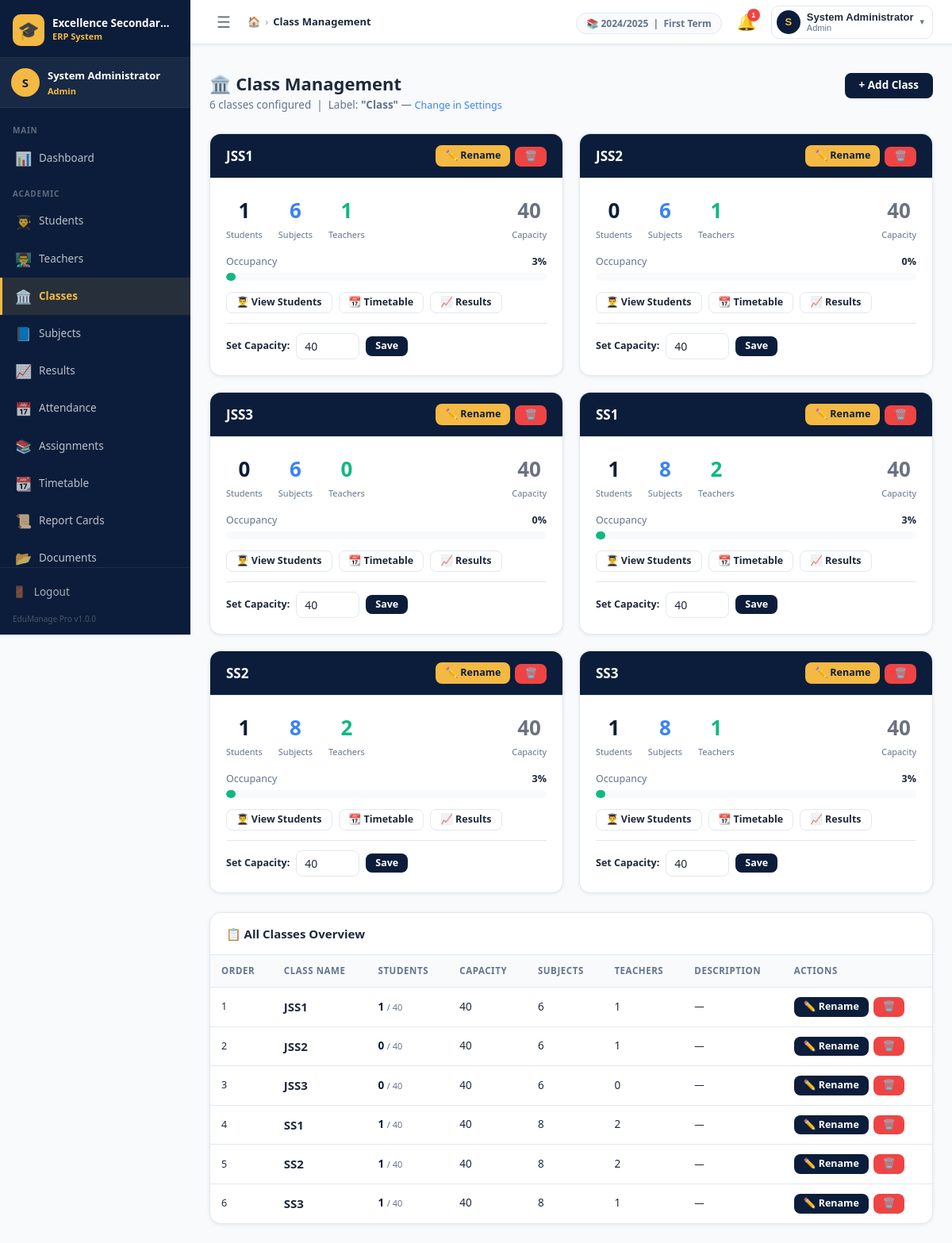
The page /admin/classes.php (signed in) on the database its author committed.
### tables this page shows
CREATE TABLE `settings` (
  `id`          INT UNSIGNED NOT NULL AUTO_INCREMENT,
  `setting_key` VARCHAR(100) NOT NULL UNIQUE,
  `setting_val` TEXT         DEFAULT NULL,
  `updated_at`  TIMESTAMP    NOT NULL DEFAULT CURRENT_TIMESTAMP ON UPDATE CURRENT_TIMESTAMP,
  PRIMARY KEY (`id`),
  KEY `idx_key` (`setting_key`)
);

CREATE TABLE `classes` (
  `id`          INT UNSIGNED NOT NULL AUTO_INCREMENT,
  `name`        VARCHAR(50)  NOT NULL UNIQUE,
  `description` VARCHAR(255) DEFAULT NULL,
  `capacity`    INT UNSIGNED DEFAULT 40,
  `sort_order`  INT UNSIGNED DEFAULT 0,
  `created_at`  TIMESTAMP    NOT NULL DEFAULT CURRENT_TIMESTAMP,
  PRIMARY KEY (`id`),
  KEY `idx_name` (`name`)
);

### includes/functions.php (called while the page is built, shortened)
<?php
function e(mixed $val): string {
    return htmlspecialchars((string)($val ?? ''), ENT_QUOTES | ENT_HTML5, 'UTF-8');
}
function get_setting(string $key, string $default = ''): string {
    static $cache = [];
    if (!isset($cache[$key])) {
        $row = Database::fetchOne(
            "SELECT setting_val FROM settings WHERE setting_key = ? LIMIT 1",
            [$key]
        );
        $cache[$key] = $row ? $row['setting_val'] : $default;
    }
    return $cache[$key] ?? $default;
}
function current_session(): ?array {
    return Database::fetchOne(
        "SELECT * FROM academic_sessions WHERE is_current = 1 LIMIT 1"
    );
}
function current_session_id(): int {
    $s = current_session();
    return $s ? (int)$s['id'] : 0;
}
function count_unread_notifications(int $userId): int {
    $row = Database::fetchOne(
        "SELECT COUNT(*) AS c FROM notifications WHERE user_id = ? AND is_read = 0",
        [$userId]
    );
    return (int)($row['c'] ?? 0);
}

### config/db.php (called while the page is built, shortened)
<?php
class Database {
    private static ?PDO $instance = null;
    public static function getInstance(): PDO {
        if (self::$instance === null) {
            $dsn = sprintf(
                'mysql:host=%s;dbname=%s;charset=%s',
                DB_HOST, DB_NAME, DB_CHARSET
            );
            $options = [
                PDO::ATTR_ERRMODE            => PDO::ERRMODE_EXCEPTION,
                PDO::ATTR_DEFAULT_FETCH_MODE => PDO::FETCH_ASSOC,
                PDO::ATTR_EMULATE_PREPARES   => false,
                PDO::MYSQL_ATTR_INIT_COMMAND => "SET NAMES utf8mb4 COLLATE utf8mb4_unicode_ci",
            ];
            try {
                self::$instance = new PDO($dsn, DB_USER, DB_PASS, $options);
            } catch (PDOException $e) {
                error_log('[EduManage DB Error] ' . $e->getMessage());
                http_response_code(500);
                die(json_encode([
                    'success' => false,
                    'message' => 'Database connection failed. Please contact the administrator.'
                ]));
            }
        }
        return self::$instance;
    }
    public static function query(string $sql, array $params = []): PDOStatement {
        $stmt = self::getInstance()->prepare($sql);
        $stmt->execute($params);
        return $stmt;
    }
    public static function fetchOne(string $sql, array $params = []): ?array {
        $row = self::query($sql, $params)->fetch();
        return $row ?: null;
    }
    public static function fetchAll(string $sql, array $params = []): array {
        return self::query($sql, $params)->fetchAll();
    }
}

### includes/auth.php (called while the page is built, shortened)
<?php
function is_logged_in(): bool {
    return isset($_SESSION['user_id'], $_SESSION['role_id']);
}
function current_user_id(): int       { return (int)($_SESSION['user_id']   ?? 0); }
function current_full_name(): string  { return $_SESSION['full_name'] ?? ''; }
function current_role_name(): string  { return $_SESSION['role_name'] ?? ''; }

### admin/classes.php (the view, shortened to what this page needs)
<?php
$pageTitle  = 'Class Management';
$sess_id = current_session_id();
$classes = Database::fetchAll(
    "SELECT c.*,
            COUNT(DISTINCT s.id) AS student_count,
            COUNT(DISTINCT cs.subject_id) AS subject_count,
            COUNT(DISTINCT ts.teacher_id) AS teacher_count
     FROM classes c
     LEFT JOIN students s  ON s.class_id = c.id AND s.session_id = ? AND s.status='active'
     LEFT JOIN class_subjects cs ON cs.class_id = c.id
     LEFT JOIN teacher_subjects ts ON ts.class_id = c.id
     GROUP BY c.id
     ORDER BY c.sort_order, c.name",
    [$sess_id]
);
include INCLUDES_PATH . '/header.php';
?>
<div class="page-header">
    <div class="page-header-left">
        <h1 class="page-title">🏛️ Class Management</h1>
        <p class="page-subtitle">
            <?= count($classes) ?> classes configured &nbsp;|&nbsp;
            Label: <strong>"<?= e(get_setting('class_label','Class')) ?>"</strong>
            — <a href="<?= BASE_URL ?>/admin/settings.php" class="text-sm">Change in Settings</a>
        </p>
    </div>
    <div class="page-header-actions">
        <button class="btn btn-primary" onclick="openModal('addClassModal')">+ Add Class</button>
    </div>
</div>
<div class="grid-2 mb-24">
<?php foreach ($classes as $cls):
    $fillPct = $cls['capacity'] > 0 ? min(100, round(($cls['student_count'] / $cls['capacity']) * 100)) : 0;
    $barColor = $fillPct >= 90 ? 'red' : ($fillPct >= 70 ? 'orange' : 'green');
?>
<div class="card">
    <div class="card-header" style="background:var(--navy);color:var(--white)">
        <span style="font-size:17px;font-weight:800"><?= e($cls['name']) ?></span>
        <div style="display:flex;gap:6px">
            <button class="btn btn-sm btn-accent"
                    onclick="openRenameModal(<?= $cls['id'] ?>, '<?= e(addslashes($cls['name'])) ?>')">
                ✏️ Rename
            </button>
            <form method="POST" style="display:inline">
                <button type="submit" class="btn btn-sm btn-danger"
                        data-confirm="Delete class <?= e($cls['name']) ?>? Students must be reassigned first.">
                    🗑️
                </button>
            </form>
        </div>
    </div>
    <div class="card-body">
        <div style="display:flex;gap:20px;margin-bottom:16px">
            <div style="text-align:center">
                <div style="font-size:26px;font-weight:800;color:var(--navy)"><?= $cls['student_count'] ?></div>
                <div class="text-xs text-muted">Students</div>
            </div>
            <div style="text-align:center">
                <div style="font-size:26px;font-weight:800;color:var(--blue)"><?= $cls['subject_count'] ?></div>
                <div class="text-xs text-muted">Subjects</div>
            </div>
            <div style="text-align:center">
                <div style="font-size:26px;font-weight:800;color:var(--emerald)"><?= $cls['teacher_count'] ?></div>
                <div class="text-xs text-muted">Teachers</div>
            </div>
            <div style="text-align:center;margin-left:auto">
                <div style="font-size:26px;font-weight:800;color:var(--gray)"><?= $cls['capacity'] ?></div>
                <div class="text-xs text-muted">Capacity</div>
            </div>
        </div>
        <div style="margin-bottom:8px">
            <div style="display:flex;justify-content:space-between;margin-bottom:4px">
                <span class="text-sm text-muted">Occupancy</span>
                <span class="text-sm fw-700"><?= $fillPct ?>%</span>
            </div>
            <div class="progress">
                <div class="progress-bar <?= $barColor ?>" style="width:<?= $fillPct ?>%"></div>
            </div>
        </div>
        <div style="display:flex;gap:8px;margin-top:14px;flex-wrap:wrap">
            <a href="<?= BASE_URL ?>/admin/students.php?class_id=<?= $cls['id'] ?>"
               class="btn btn-sm btn-outline">👨‍🎓 View Students</a>
            <a href="<?= BASE_URL ?>/admin/timetable.php?class_id=<?= $cls['id'] ?>"
               class="btn btn-sm btn-outline">📆 Timetable</a>
            <a href="<?= BASE_URL ?>/admin/results.php?class_id=<?= $cls['id'] ?>"
               class="btn btn-sm btn-outline">📈 Results</a>
        </div>
        <form method="POST" style="display:flex;gap:8px;align-items:center;margin-top:12px;
                                   padding-top:12px;border-top:1px solid var(--border)">
            <label class="text-sm fw-700" style="white-space:nowrap">Set Capacity:</label>
            <input type="number" name="capacity" value="<?= $cls['capacity'] ?>"
                   min="1" max="200"
                   class="form-control" style="width:80px;padding:6px 10px">
            <button type="submit" class="btn btn-sm btn-primary">Save</button>
        </form>
    </div>
</div>
<?php endforeach; ?>
</div>
<div class="card">
    <div class="card-header">📋 All Classes Overview</div>
    <div class="table-wrap">
        <table class="data-table">
            <thead><tr>
                <th>Order</th>
                <th data-sort>Class Name</th>
                <th>Students</th>
                <th>Capacity</th>
                <th>Subjects</th>
                <th>Teachers</th>
                <th>Description</th>
                <th>Actions</th>
            </tr></thead>
            <tbody>
            <?php foreach ($classes as $i => $cls): ?>
                <tr>
                    <td class="text-muted text-sm"><?= $cls['sort_order'] ?></td>
                    <td><span style="font-weight:800;font-size:15px"><?= e($cls['name']) ?></span></td>
                    <td>
                        <span style="font-weight:700;color:var(--navy)"><?= $cls['student_count'] ?></span>
                        <span class="text-muted text-xs">/ <?= $cls['capacity'] ?></span>
                    </td>
                    <td><?= $cls['capacity'] ?></td>
                    <td><?= $cls['subject_count'] ?></td>
                    <td><?= $cls['teacher_count'] ?></td>
                    <td class="text-sm text-muted"><?= e($cls['description'] ?: '—') ?></td>
                    <td>
                        <div class="td-actions">
                            <button class="btn btn-sm btn-primary"
                                    onclick="openRenameModal(<?= $cls['id'] ?>, '<?= e(addslashes($cls['name'])) ?>')">
                                ✏️ Rename
                            </button>
                            <form method="POST" style="display:inline">
                                <button type="submit" class="btn btn-sm btn-danger"
                                        data-confirm="Delete class <?= e($cls['name']) ?>?">🗑️</button>
                            </form>
                        </div>
                    </td>
                </tr>
            <?php endforeach; ?>
            </tbody>
        </table>
    </div>
</div>
<?php include INCLUDES_PATH . '/footer.php'; ?>

### includes/header.php (shortened to what this page needs)
<?php
$pageTitle   = $pageTitle   ?? 'Dashboard';
$schoolName  = get_setting('school_name', APP_NAME);
$unreadCount = is_logged_in() ? count_unread_notifications(current_user_id()) : 0;
?>
<!DOCTYPE html>
<html lang="en">
<head>
    <link rel="stylesheet" href="<?= BASE_URL ?>/assets/css/style.css">
</head>
<body>
<div class="app-wrapper">
    <?php include INCLUDES_PATH . '/sidebar.php'; ?>
    <div class="main-area">
        <header class="topnav">
            <div class="topnav-left">
                <button class="sidebar-toggle" id="sidebarToggle" title="Toggle Sidebar">
                    ☰
                </button>
                <nav class="breadcrumb-nav">
                    <span class="bc-home">
                        <a href="<?= BASE_URL ?>/admin/dashboard.php">🏠</a>
                    </span>
                    <span class="bc-sep">›</span>
                    <span class="bc-current"><?= e($pageTitle) ?></span>
                </nav>
            </div>
            <div class="topnav-right">
                <div class="topnav-meta hidden-sm">
                    <span class="meta-pill">
                        📚 <?= e(get_setting('current_session', '—')) ?>
                        &nbsp;|&nbsp;
                        <?= e(get_setting('current_term', '—')) ?> Term
                    </span>
                </div>
                <div class="notif-wrap" id="notifWrap">
                    <button class="notif-btn" id="notifBtn" title="Notifications">
                        🔔
                        <?php if ($unreadCount > 0): ?>
                            <span class="notif-badge"><?= $unreadCount ?></span>
                        <?php endif; ?>
                    </button>
                </div>
                <div class="user-wrap" id="userWrap">
                    <button class="user-btn" id="userBtn">
                        <div class="user-avatar">
                            <?= strtoupper(substr(current_full_name(), 0, 1)) ?>
                        </div>
                        <div class="user-info hidden-sm">
                            <span class="user-name"><?= e(current_full_name()) ?></span>
                            <span class="user-role"><?= e(ucfirst(current_role_name())) ?></span>
                        </div>
                        <span class="user-caret">▾</span>
                    </button>
                </div>
            </div>
        </header>
        <div class="flash-container">
        </div>
        <main class="main-content">

### rows shown on the page
settings: setting_val "2024/2025"
settings: setting_val "First"
settings: setting_val "Class"
classes: name "JSS1", student_count "1", subject_count "6", teacher_count "1", capacity "40", fillPct "3", sort_order "1", description "—"
classes: name "JSS2", student_count "0", subject_count "6", teacher_count "1", capacity "40", fillPct "0", sort_order "2", description "—"
classes: name "JSS3", student_count "0", subject_count "6", teacher_count "0", capacity "40", fillPct "0", sort_order "3", description "—"
classes: name "SS1", student_count "1", subject_count "8", teacher_count "2", capacity "40", fillPct "3", sort_order "4", description "—"
classes: name "SS2", student_count "1", subject_count "8", teacher_count "2", capacity "40", fillPct "3", sort_order "5", description "—"
classes: name "SS3", student_count "1", subject_count "8", teacher_count "1", capacity "40", fillPct "3", sort_order "6", description "—"

### other values the page prints
get_setting('school_name', APP_NAME) "Excellence Secondar…"
substr(current_full_name(), 0, 1) "S"
current_full_name() "System Administrator"
current_role_name() "Admin"
$item['section'] "MAIN"
$item['icon'] "📊"
$item['label'] "Dashboard"
$item['section'] "ACADEMIC"
$item['icon'] "👨‍🎓"
$item['label'] "Students"
$item['icon'] "👨‍🏫"
$item['label'] "Teachers"
$item['icon'] "🏛️"
$item['label'] "Classes"
$item['icon'] "📘"
